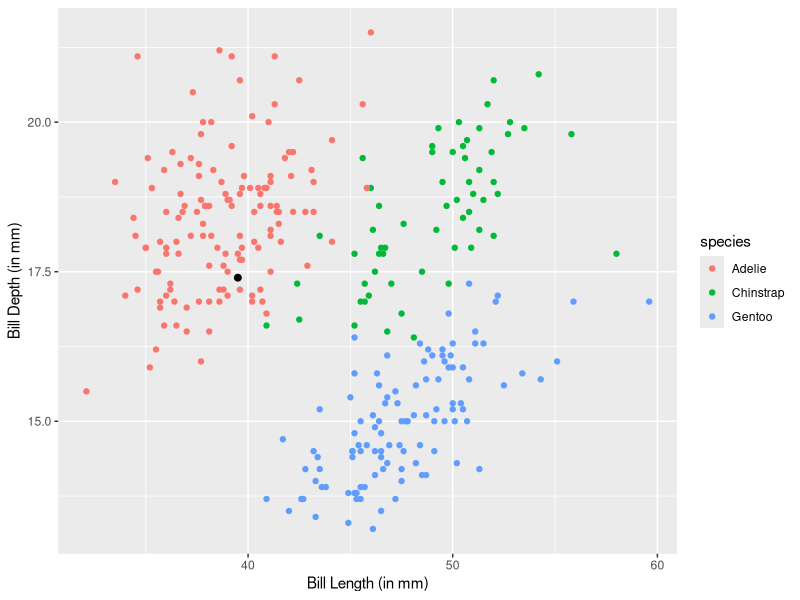
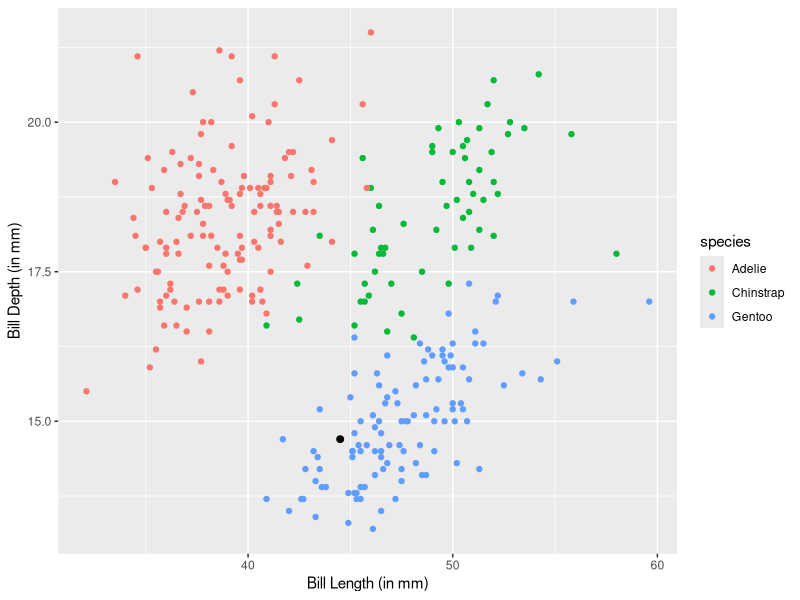
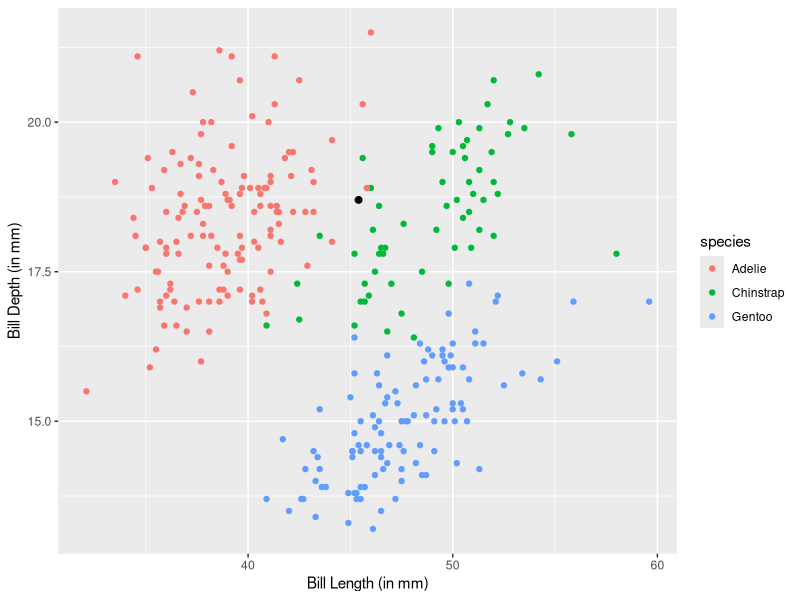
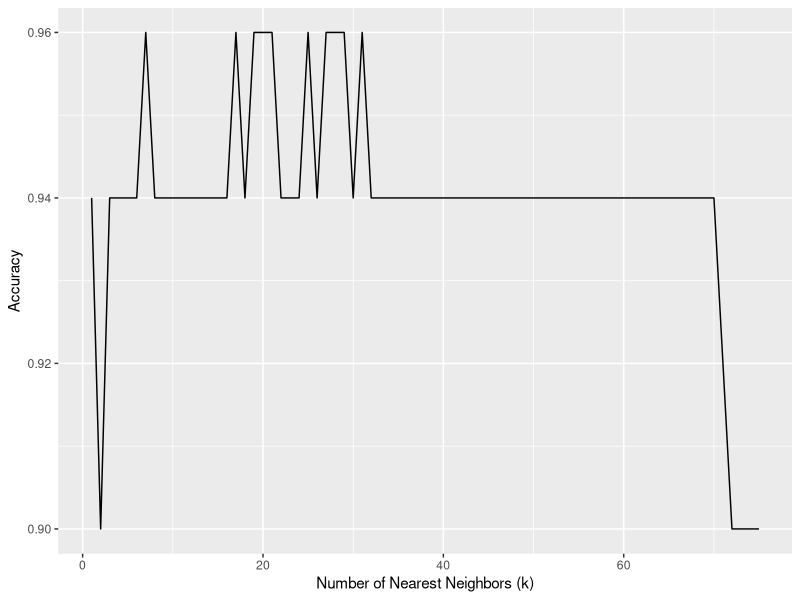

Write the R code that produced these figures, in order.
## ---- chunk 1
knitr::opts_chunk$set(echo = TRUE)
## ---- chunk 2
remove(list = ls())
library(tidyverse)
library(palmerpenguins)
library(FNN)
## ---- chunk 3
#Create object named penguins in Environment; Requires palmerpenguins package
data("penguins")

#Omit NA's
penguins <- na.omit(penguins)

#Train/Validation split (90/10, 321)
set.seed(321)
trainInd <- sample(1:nrow(penguins), floor(0.9*nrow(penguins)))
set.seed(NULL)

Train <- penguins[trainInd, ]
Validation <- penguins[-trainInd, ]
## ---- chunk 4
ggplot(data = Train, mapping = aes(x = bill_length_mm,
                                   y = bill_depth_mm,
                                   color = species)) +
  geom_point() +
  geom_point(data = Validation[1 , ], color = "black", size = 2) +
  labs(x = "Bill Length (in mm)",
       y = "Bill Depth (in mm)")
## ---- chunk 5
ggplot(data = Train, mapping = aes(x = bill_length_mm,
                                   y = bill_depth_mm,
                                   color = species)) +
  geom_point() +
  geom_point(data = Validation[22 , ], color = "black", size = 2) +
  labs(x = "Bill Length (in mm)",
       y = "Bill Depth (in mm)")
## ---- chunk 6
ggplot(data = Train, mapping = aes(x = bill_length_mm,
                                   y = bill_depth_mm,
                                   color = species)) +
  geom_point() +
  geom_point(data = Validation[27 , ], color = "black", size = 2) +
  labs(x = "Bill Length (in mm)",
       y = "Bill Depth (in mm)")
## ---- chunk 7
#Create an object called penguins in my environment
data("penguins")

#Omit NA's
penguins <- na.omit(penguins)

#Scale Data
xvars <- c("bill_length_mm", "bill_depth_mm")
penguins[ , xvars] <- scale(penguins[ , xvars], center = TRUE, scale = TRUE)

# Train/Validation split
set.seed(321)
trainInd <- sample(1:nrow(penguins), floor(0.9*nrow(penguins)))
set.seed(NULL)

Train <- penguins[trainInd, ]
Validation <- penguins[-trainInd, ]

#Build kNN classification model
knn_res <- knn(train = Train[ , xvars, drop = FALSE],
               test = Validation[ , xvars, drop = FALSE],
               cl = Train$species,
               k = 3)

#Access Predictions
knn_res #In general, do NOT include this in your code; 
## ---- chunk 8
#Add predictions to the Validation set
Validation <- 
  Validation %>%
  mutate(pred_species = knn_res)
## ---- chunk 9
Validation[c(1, 22, 27), ] %>%
  select(species, pred_species)
## ---- chunk 10
#Confusion Matrix - Assumes you've added predictions to Validation
table(Validation$pred_species, Validation$species)

#If predictions are not in Validation, use: table(knn_res, Validation$species)
## ---- chunk 11
#Training/Validation split
set.seed(315)
trainInd <- sample(1:nrow(penguins), floor(0.85 * nrow(penguins)))
set.seed(NULL)

Train <- penguins[trainInd, ]
Validation <- penguins[-trainInd, ]

#Initialize
maxK <- 75
accuracyVec <- rep(NA, maxK)

#Loop
for(i in 1:maxK){
  #Build Model
  knnRes <- knn(train = Train[ , xvars, drop = FALSE],
                   test = Validation[ , xvars, drop = FALSE],
                   cl = Train$species,
                   k = i)
  
  #Accuracy
  accuracyVec[i] <-
    mean(knnRes == Validation$species)
  
}

# Create data frame for plotting
tempDF <- data.frame(k = 1:maxK, accuracy = accuracyVec)

# Plot accuracy vs. k
library(ggplot2)
ggplot(data = tempDF, aes(x = k, y = accuracy)) +
  geom_line() +
  labs(y = "Accuracy", x = "Number of Nearest Neighbors (k)")

#Showing the maximum accuracy
accuracyVec[which.max(accuracyVec)]

# Display all k values that have a maximum accuracy
tempDF1 <- 
  tempDF %>%
  filter(accuracy == accuracyVec[which.max(accuracyVec)]) %>%
  select(k)

tempDF1
